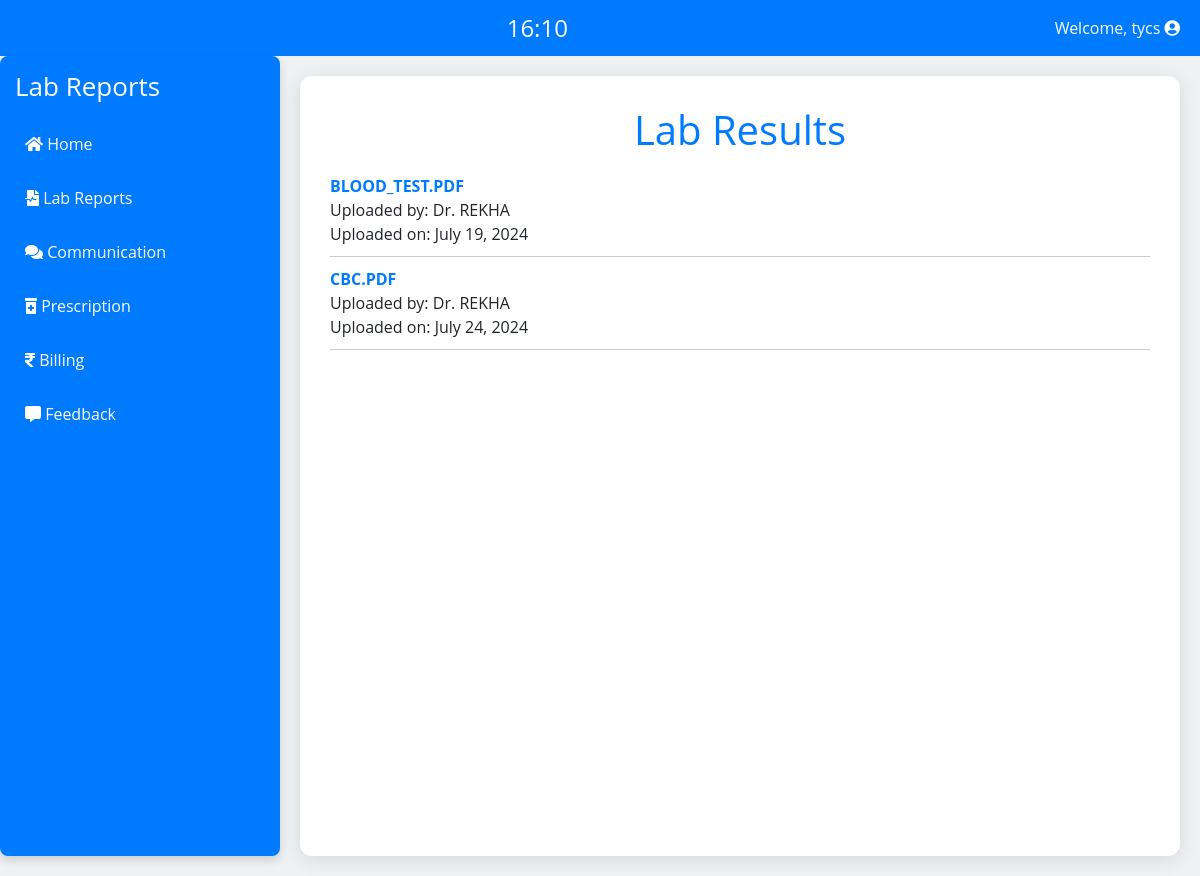
The app's page /patient/lab_file.php (signed in) with its own data.
### tables this page shows
CREATE TABLE `users` (
  `id` int(11) NOT NULL,
  `username` varchar(50) NOT NULL,
  `email` varchar(100) NOT NULL,
  `password` varchar(255) NOT NULL,
  `otp` varchar(6) DEFAULT NULL,
  `otp_expiry` datetime DEFAULT NULL,
  `role` enum('admin','doctor','patient') NOT NULL,
  `created_at` datetime DEFAULT current_timestamp(),
  `reset_token` varchar(100) DEFAULT NULL,
  `reset_time` datetime DEFAULT NULL,
  `security_question` varchar(255) DEFAULT NULL,
  `security_answer` varchar(255) DEFAULT NULL
);

CREATE TABLE `pdf_files` (
  `id` int(11) NOT NULL,
  `doctor_id` int(11) NOT NULL,
  `patient_id` int(11) NOT NULL,
  `file_name` varchar(255) NOT NULL,
  `uploaded_at` timestamp NOT NULL DEFAULT current_timestamp(),
  `file_path` varchar(255) NOT NULL
);

### patient/lab_file.php (the view, shortened to what this page needs)
<?php
require_once '../config.php';
$userId = $_SESSION['user_id'];
$patientQuery = $conn->query("SELECT username, email FROM users WHERE id = '$userId'");
$patient = $patientQuery->fetch_assoc();
$pdfFilesQuery = $conn->query("SELECT pdf_files.*, users.username AS doctor_name
                               FROM pdf_files
                               LEFT JOIN users ON pdf_files.doctor_id = users.id
                               WHERE patient_id = '$userId'");
$pdfDirectory = '../Pdf/';
$pdfFiles = [];
while ($row = $pdfFilesQuery->fetch_assoc()) {
    $pdfFiles[] = $row;
}
?>
<!DOCTYPE html>
<html lang="en">
<head>
    <link rel="stylesheet" href="https://stackpath.bootstrapcdn.com/bootstrap/4.5.2/css/bootstrap.min.css">
    <link rel="stylesheet" href="https://cdnjs.cloudflare.com/ajax/libs/font-awesome/5.15.4/css/all.min.css">
</head>
<body oncontextmenu="return false;" onkeydown="return disableCtrlU(event);">
<div class="top-bar">
        <div class="clock-container">
            <div class="clock" id="clock"></div>
        </div>
        <div class="logout-dropdown">
            <span>Welcome, <?php echo htmlspecialchars($patient['username']); ?> <i class="fas fa-user-circle"></i></span>
        </div>
    </div>
    <div class="d-flex">
        <div class="sidebar">
            <h2>Lab Reports</h2>
            <div class="nav-links">
            <a href="patient_dashboard.php"><i class="fa fa-home" aria-hidden="true"></i> Home</a>
                <a href="lab_file.php"><i class="fas fa-file-medical-alt"></i> Lab Reports</a>
                <a href="comm.php"><i class="fas fa-comments"></i> Communication</a>
                <a href="medical.php"><i class="fas fa-prescription-bottle-alt"></i> Prescription</a>
                <a href="billing.php"><i class="fas fa-rupee-sign"></i> Billing</a>
                <a href="feedback.php"><i class="fas fa-comment-alt"></i> Feedback</a>
            </div>
        </div>
        <div class="dashboard">
            <h1>Lab Results</h1>
            <div class="pdf-list">
                <?php if (empty($pdfFiles)) { ?>
                    <p>No PDF files uploaded for you yet.</p>
                <?php } else { ?>
                    <?php foreach ($pdfFiles as $file) { ?>
                        <a href="<?php echo htmlspecialchars($pdfDirectory . $file['file_name']); ?>" target="_blank">
                            <?php echo htmlspecialchars(strtoupper($file['file_name'])); ?>
                        </a>
                        <br>
                        Uploaded by: Dr. <?php echo htmlspecialchars(strtoupper($file['doctor_name'])); ?>
                        <br>
                        Uploaded on: <?php echo htmlspecialchars(!empty($file['uploaded_at']) ? date('F j, Y', strtotime($file['uploaded_at'])) : 'Date not available'); ?>
                        <hr>
                    <?php } ?>
                <?php } ?>
            </div>
        </div>
    </div>
</body>
</html>

### patient/lab_file.php (style rules this page uses)
body { font-family: 'Open Sans', sans-serif; background-color: #eef2f3; margin: 0; display: flex; flex-direction: column; min-height: 100vh; }
.top-bar { display: flex; justify-content: space-between; align-items: center; padding: 10px 20px; background-color: #007bff; color: #fff; }
.clock-container { flex-grow:1; text-align: center; }
.clock { font-size: 24px; }
.logout-dropdown { position: relative; display: inline-block; }
.sidebar { background: #007bff; padding: 15px; border-radius: 8px; margin-bottom: 20px; box-shadow: 0 4px 10px rgba(0, 0, 0, 0.15); height: 100vh; width: 280px; }
.sidebar h2 { color: #fff; font-size: 26px; margin-bottom: 20px; }
.nav-links { display: flex; flex-direction: column; gap: 10px; }
.nav-links a { color: #fff; text-decoration: none; padding: 10px; border-radius: 30px; transition: background 0.3s, transform 0.2s; }
.dashboard { flex: 1; background: #fff; padding: 30px; border-radius: 12px; box-shadow: 0 4px 20px rgba(0, 0, 0, 0.1); margin: 20px; }
h1 { text-align: center; margin-bottom: 20px; color: #007bff; }
.pdf-list a { color: #007bff; text-decoration: none; font-weight: bold; transition: color 0.3s; }
.pdf-list hr { border-top: 1px solid #ccc; margin: 10px 0; }

### records on screen
users: username "tycs"
pdf_files: file_name "BLOOD_TEST.PDF", doctor.username "REKHA", uploaded_at "July 19, 2024"
pdf_files: file_name "CBC.PDF", doctor.username "REKHA", uploaded_at "July 24, 2024"
